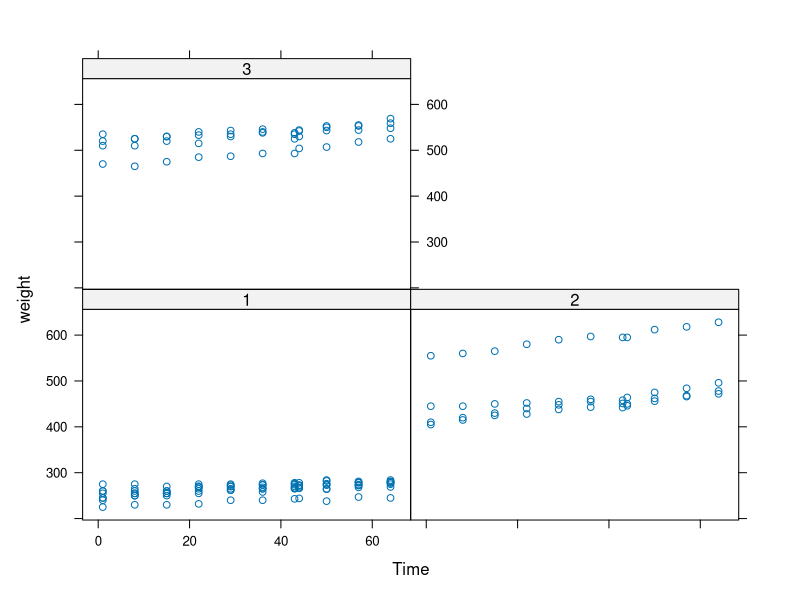
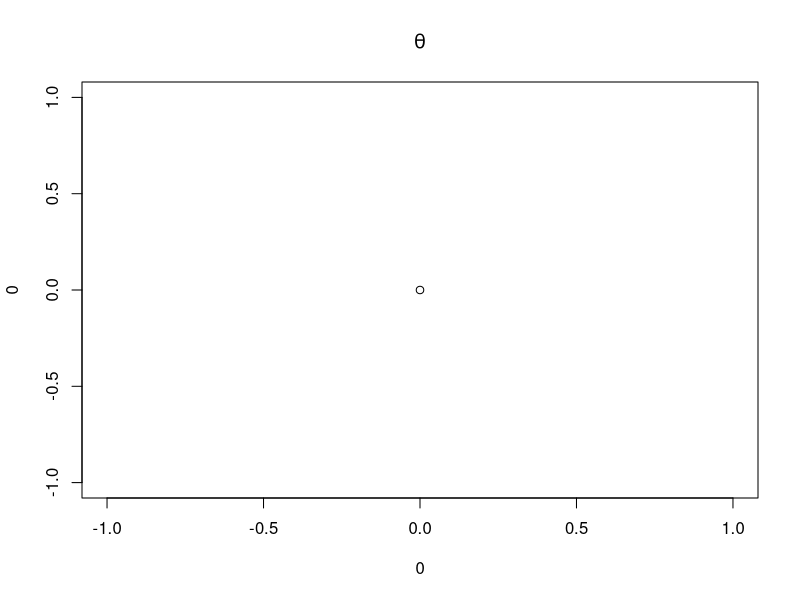
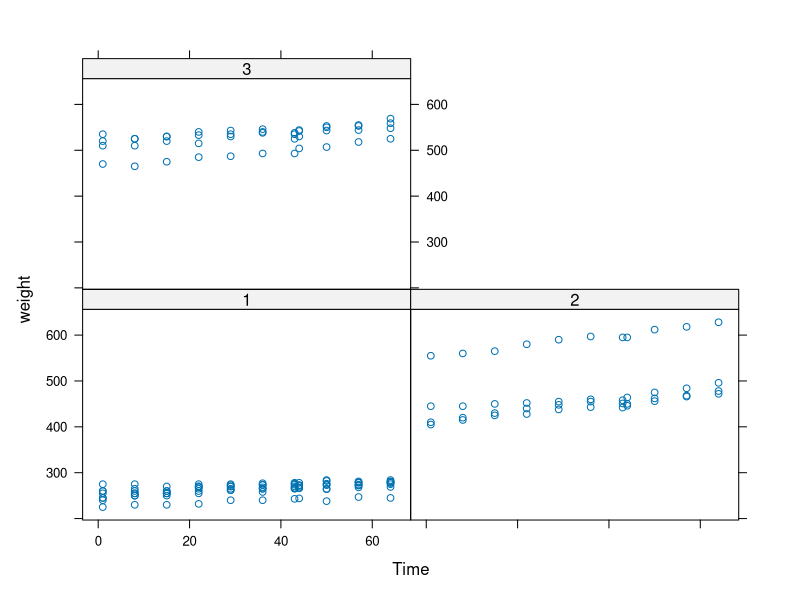

The R script that drew these images, in order:
?png
?file
?axis
?points

?jpeg
?windows
?postscript
?xfig

?histogram
?splom
?hist
?bwplot

?barplot
?plot
?boxplot
?text

?par

library(lattice) 
attach(mtcars)

library(nlme)
library(lattice)
xyplot(weight ~ Time | Diet, BodyWeight)
?xyplot

?ltext

?plot
plot(0, 0, main = expression(theta))

set.seed(1)
rpois(5, 2)
?rpois

library(nlme)
library(lattice)
xyplot(weight ~ Time | Diet, BodyWeight)

?bitmap
?png
?quartz

?bwplot